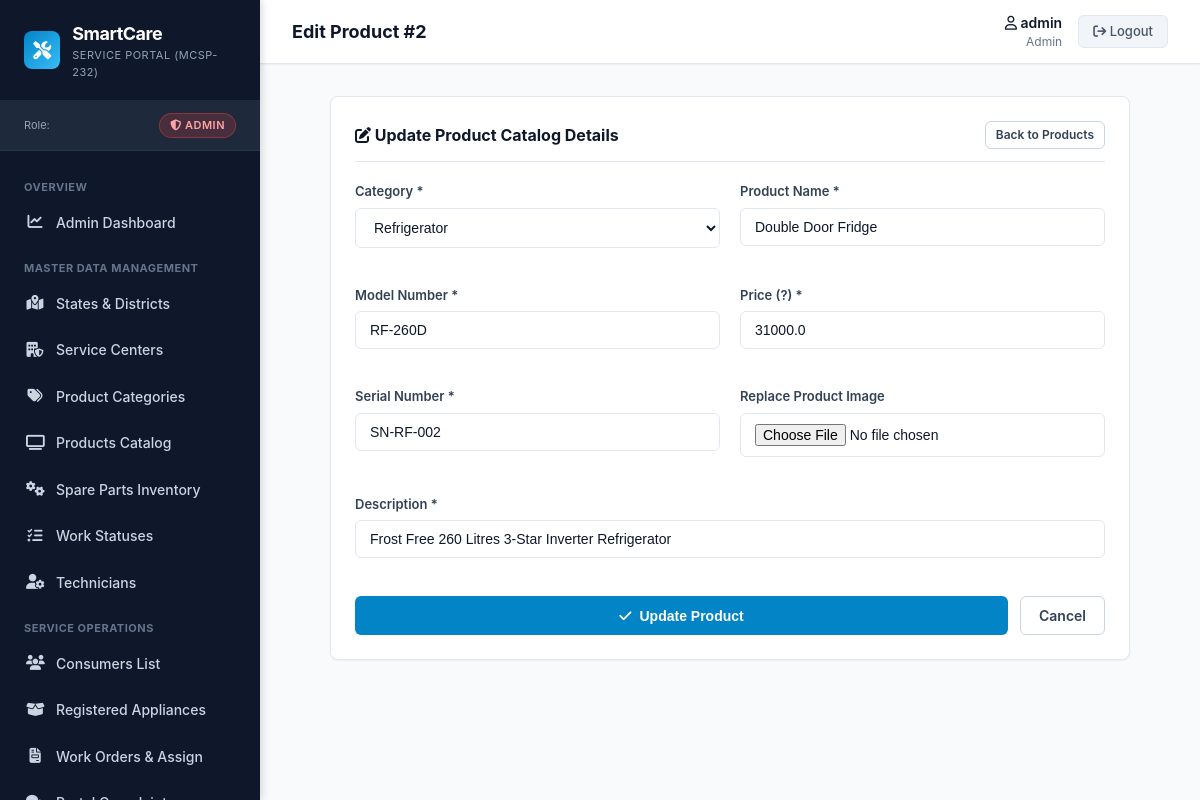
Page /products/manage/products/edit/2/ (signed in) on the committed database.
### products/models.py (models this page shows, shortened)
class Product(models.Model):
    prid = models.AutoField(primary_key=True)
    pcatid = models.ForeignKey(
        ProductCat,
        on_delete=models.CASCADE,
        db_column='pcatid',
        related_name='products'
    )
    prname = models.CharField(max_length=20)
    model = models.CharField(max_length=20)
    price = models.FloatField()
    srno = models.CharField(max_length=20)
    img = models.ImageField(upload_to='products/', blank=True, null=True)
    des = models.CharField(max_length=50)
    class Meta:
        db_table = 'products'
        verbose_name = 'Product'
        verbose_name_plural = 'Products'
        ordering = ['prname']

class ProductCat(models.Model):
    pcatid = models.AutoField(primary_key=True)
    category = models.CharField(max_length=20)
    class Meta:
        db_table = 'product_cat'
        verbose_name = 'Product Category'
        verbose_name_plural = 'Product Categories'
        ordering = ['category']

### products/views.py (the view, shortened to what this page needs)
# urls.py: path('manage/products/edit/<int:prid>/', views.edit_product, name='edit_product'),
@admin_required
def edit_product(request, prid):
    product = get_object_or_404(Product, prid=prid)
    categories = ProductCat.objects.all().order_by('category')
    return render(request, 'products/edit_product.html', {
        'product': product,
        'categories': categories
    })

### accounts/context_processors.py (called while the page is built)
def auth_context(request):
    username = request.session.get('username')
    role = request.session.get('role')
    is_authenticated = bool(username and role)
    consumer = None
    technician = None
    if is_authenticated:
        if role == 'Consumer':
            consumer = ConsumerReg.objects.filter(email=username).first()
        elif role == 'Technician':
            technician = Technician.objects.filter(Email=username).first()
            if not technician:
                technician = Technician.objects.filter(Mob=username).first()
    return {
        'session_username': username,
        'session_role': role,
        'is_authenticated_custom': is_authenticated,
        'session_consumer': consumer,
        'session_technician': technician,
    }

### templates/products/edit_product.html (shortened to what this page needs)
{% extends 'base.html' %}
{% block page_title %}Edit Product #{{ product.prid }}{% endblock %}
{% block content %}
<div class="card" style="max-width: 800px; margin: 0 auto;">
    <div class="card-header">
        <h2 class="card-title"><i class="fa-solid fa-pen-to-square"></i> Update Product Catalog Details</h2>
        <a href="{% url 'products:manage_products' %}" class="btn btn-secondary btn-sm">Back to Products</a>
    </div>
    <form method="POST" action="{% url 'products:edit_product' product.prid %}" enctype="multipart/form-data">
        <div class="form-grid">
            <div class="form-group">
                <label class="form-label" for="pcatid">Category *</label>
                <select id="pcatid" name="pcatid" class="form-control" required>
                    {% for cat in categories %}
                        <option value="{{ cat.pcatid }}" {% if product.pcatid_id == cat.pcatid %}selected{% endif %}>{{ cat.category }}</option>
                    {% endfor %}
                </select>
            </div>
            <div class="form-group">
                <label class="form-label" for="prname">Product Name *</label>
                <input type="text" id="prname" name="prname" class="form-control" value="{{ product.prname }}" required maxlength="20">
            </div>
            <div class="form-group">
                <label class="form-label" for="model">Model Number *</label>
                <input type="text" id="model" name="model" class="form-control" value="{{ product.model }}" required maxlength="20">
            </div>
            <div class="form-group">
                <label class="form-label" for="price">Price (?) *</label>
                <input type="number" step="0.01" id="price" name="price" class="form-control" value="{{ product.price }}" required>
            </div>
            <div class="form-group">
                <label class="form-label" for="srno">Serial Number *</label>
                <input type="text" id="srno" name="srno" class="form-control" value="{{ product.srno }}" required maxlength="20">
            </div>
            <div class="form-group">
                <label class="form-label" for="img">Replace Product Image</label>
                <input type="file" id="img" name="img" class="form-control" accept="image/*">
            </div>
            <div class="form-group" style="grid-column: 1 / -1;">
                <label class="form-label" for="des">Description *</label>
                <input type="text" id="des" name="des" class="form-control" value="{{ product.des }}" required maxlength="50">
            </div>
        </div>
        <div style="display: flex; gap: 12px; margin-top: 20px;">
            <button type="submit" class="btn btn-primary" style="flex: 1;">
                <i class="fa-solid fa-check"></i> Update Product
            </button>
            <a href="{% url 'products:manage_products' %}" class="btn btn-secondary">Cancel</a>
        </div>
    </form>
</div>
{% endblock %}

### static/css/style.css (style rules this page uses)
:root { --primary-navy: #0F172A; --secondary-navy: #1E293B; --accent-cyan: #0284C7; --accent-cyan-hover: #0369A1; --accent-cyan-light: #E0F2FE; --bg-canvas: #F8FAFC; --bg-card: #FFFFFF; --border-color: #E2E8F0; --border-focus: #38BDF8; --text-main: #0F172A; --text-muted: #64748B; --text-white: #FFFFFF; --status-green: #16A34A; --status-green-bg: #DCFCE7; --status-amber: #D97706; --status-amber-bg: #FEF3C7; --status-red: #DC2626; --status-red-bg: #FEE2E2; --status-blue: #2563EB; --status-blue-bg: #DBEAFE; --sidebar-width: 260px; --header-height: 64px; --border-radius: 8px; --box-shadow-sm: 0 1px 2px 0 rgb(0 0 0 / 0.05); --box-shadow: 0 4px 6px -1px rgb(0 0 0 / 0.1), 0 2px 4px -2px rgb(0 0 0 / 0.1); --box-shadow-lg: 0 10px 15px -3px rgb(0 0 0 / 0.1), 0 4px 6px -4px rgb(0 0 0 / 0.1); }
*, *::before, *::after { box-sizing: border-box; margin: 0; padding: 0; }
body { font-family: 'Inter', -apple-system, BlinkMacSystemFont, 'Segoe UI', Roboto, sans-serif; font-size: 14px; line-height: 1.5; color: var(--text-main); background-color: var(--bg-canvas); min-height: 100vh; }
a { color: var(--accent-cyan); text-decoration: none; transition: color 0.15s ease-in-out; }
.card { background-color: var(--bg-card); border: 1px solid var(--border-color); border-radius: var(--border-radius); box-shadow: var(--box-shadow-sm); padding: 24px; margin-bottom: 24px; }
.card-header { display: flex; justify-content: space-between; align-items: center; margin-bottom: 20px; padding-bottom: 12px; border-bottom: 1px solid var(--border-color); }
.card-title { font-size: 16px; font-weight: 700; color: var(--primary-navy); }
.btn { display: inline-flex; align-items: center; justify-content: center; gap: 8px; padding: 8px 18px; border-radius: 6px; font-size: 14px; font-weight: 600; cursor: pointer; border: 1px solid transparent; transition: all 0.15s ease; text-decoration: none; }
.btn-primary { background-color: var(--accent-cyan); color: #FFFFFF; }
.btn-secondary { background-color: #FFFFFF; color: #334155; border-color: #CBD5E1; }
.btn-sm { padding: 4px 10px; font-size: 12px; }
.form-grid { display: grid; grid-template-columns: repeat(auto-fit, minmax(280px, 1fr)); gap: 20px; }
.form-group { margin-bottom: 18px; }
.form-label { display: block; font-size: 13px; font-weight: 600; color: #334155; margin-bottom: 6px; }
.form-control { width: 100%; padding: 10px 14px; font-size: 14px; color: var(--text-main); background-color: #FFFFFF; border: 1px solid var(--border-color); border-radius: 6px; outline: none; transition: border-color 0.15s ease, box-shadow 0.15s ease; }

### rows in the picture
Product: prid "2", pcatid "Refrigerator", prname "Double Door Fridge", model "RF-260D", price "31000.0", srno "SN-RF-002", des "Frost Free 260 Litres 3-Star Inverter Refrigerator"

### other values in the picture
{{ session_role|default:'Guest' }} "ADMIN"
{{ session_username|default:'Guest' }} "admin"
{{ session_role|default:'Not Logged In' }} "Admin"
